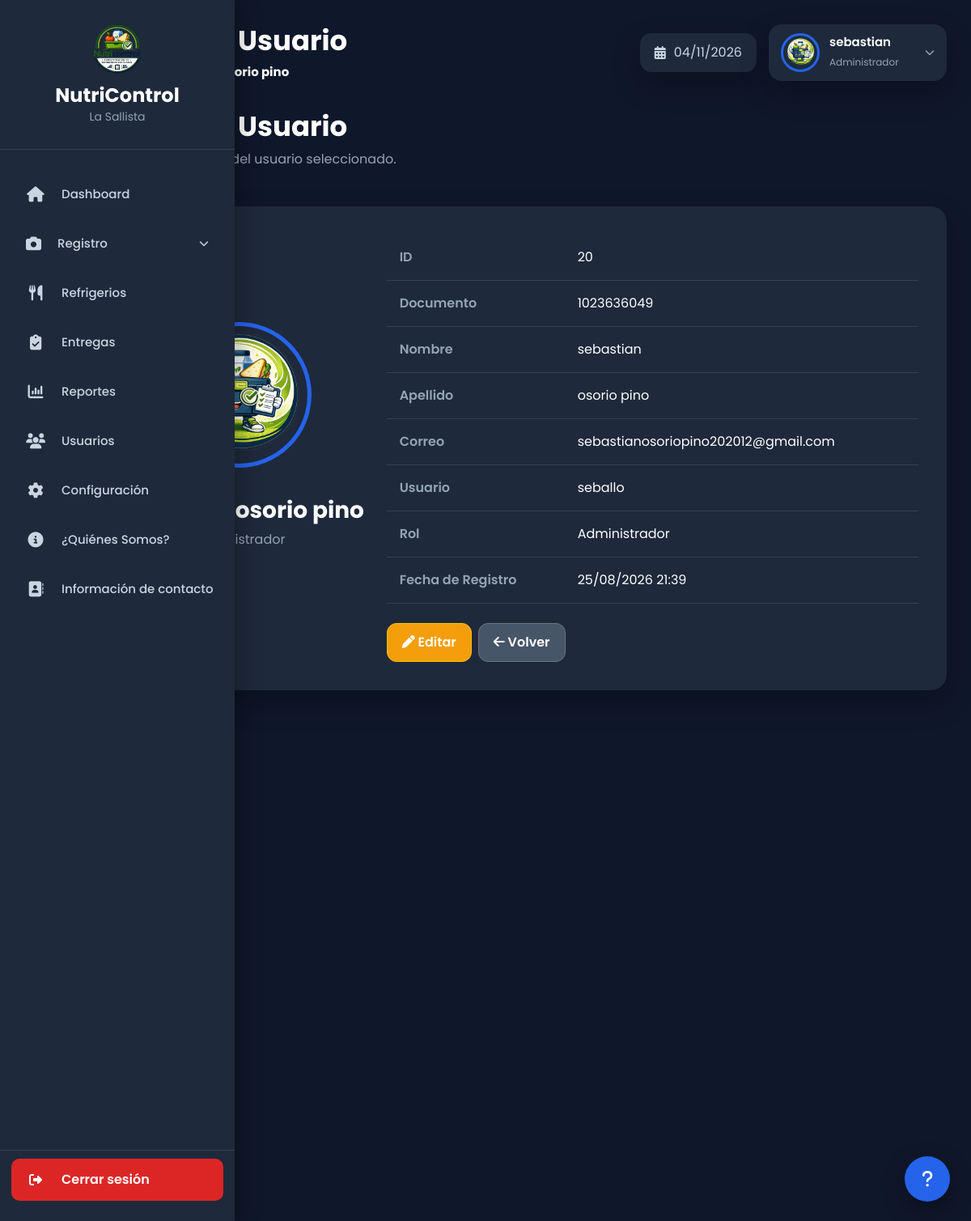
Screenshot of /index.php?url=usuarios/detalle/20 (signed in) with the database file from the repository.
### tables this page shows
CREATE TABLE `usuarios` (
  `id` int(11) NOT NULL,
  `nombre` varchar(80) NOT NULL,
  `apellido` varchar(80) NOT NULL,
  `grado` varchar(20) NOT NULL DEFAULT 'No definido',
  `documento` varchar(30) NOT NULL,
  `correo` varchar(120) NOT NULL,
  `usuario` varchar(50) NOT NULL,
  `password` varchar(255) NOT NULL,
  `avatar` varchar(255) DEFAULT 'avatar1.png',
  `rol` varchar(30) NOT NULL DEFAULT 'estudiante',
  `fecha_registro` timestamp NOT NULL DEFAULT current_timestamp()
);

### app/core/Controller.php (called while the page is built, shortened)
<?php
abstract class Controller
{
    protected function view(string $view, array $data = []): void
    {
        extract($data);
        $archivo = VIEW_PATH . '/' . $view . '.php';
        require $archivo;
    }
}

### app/controllers/UsuariosController.php (called while the page is built, shortened)
<?php
require_once APP_PATH . '/core/Controller.php';
require_once MODEL_PATH . '/Usuario.php';
class UsuariosController extends Controller
{
    private Usuario $usuarioModel;
    public function __construct()
    {
        $this->usuarioModel = new Usuario();
    }
    public function detalle(int $id): void
    {
        $usuario = $this->usuarioModel->obtenerPorId($id);
        $this->view('usuarios/detalle', [
            'usuario' => $usuario
        ]);
    }
}

### app/core/Router.php (called while the page is built, shortened)
<?php
class Router
{
    public function ejecutar(): void
    {
        $url = $_GET['url'] ?? '';
        $url = trim($url, '/');
        if ($url === '') {
            $controlador = 'AuthController';
            $metodo = 'index';
            $parametros = [];
        } else {
            $partes = explode('/', $url);
            $metodo = $partes[1] ?? 'index';
            $parametros = array_slice($partes, 2);
        }
        $objeto = new $controlador();
        call_user_func_array(
            [$objeto, $metodo],
            $parametros
        );
    }
}

### index.php (called while the page is built, shortened)
<?php
require_once APP_PATH . '/core/Router.php';
$router = new Router();
$router->ejecutar();

### app/models/Database.php (called while the page is built)
<?php
class Database
{
    private static ?PDO $conexion = null;
    public static function conectar(): PDO
    {
        if (self::$conexion === null) {
            $dsn = "mysql:host=" . DB_HOST .
                   ";dbname=" . DB_NAME .
                   ";charset=" . DB_CHARSET;
            try {
                self::$conexion = new PDO(
                    $dsn,
                    DB_USER,
                    DB_PASS,
                    [
                        PDO::ATTR_ERRMODE => PDO::ERRMODE_EXCEPTION,
                        PDO::ATTR_DEFAULT_FETCH_MODE => PDO::FETCH_ASSOC,
                        PDO::ATTR_EMULATE_PREPARES => false
                    ]
                );
            } catch (PDOException $e) {
                exit('Error de conexión: ' . $e->getMessage());
            }
        }
        return self::$conexion;
    }
}

### app/core/Model.php (called while the page is built, shortened)
<?php
require_once MODEL_PATH . '/Database.php';
abstract class Model
{
    protected PDO $db;
    public function __construct()
    {
        $this->db = Database::conectar();
    }
    protected function prepare(string $sql): PDOStatement
    {
        return $this->db->prepare($sql);
    }
    protected function fetch(PDOStatement $stmt): array|false
    {
        return $stmt->fetch();
    }
    protected function execute(PDOStatement $stmt, array $params = []): bool
    {
        return $stmt->execute($params);
    }
}

### app/models/Usuario.php (called while the page is built, shortened)
<?php
require_once APP_PATH . '/core/Model.php';
class Usuario extends Model
{
    public function obtenerPorId(int $id): array|false
    {
        $stmt = $this->prepare("
            SELECT *
            FROM usuarios
            WHERE id = :id
            LIMIT 1
        ");
        $this->execute($stmt, [
            ':id' => $id
        ]);
        return $this->fetch($stmt);
    }
}

### app/views/usuarios/detalle.php (the view)
<?php
$titulo = 'Detalle del Usuario';
require APP_PATH . '/views/layouts/header.php';
require APP_PATH . '/views/layouts/sidebar.php';
?>
<div class="main-content fade-in">
<?php require APP_PATH . '/views/layouts/topbar.php'; ?>
<div class="page-header">
    <div>
        <h2>Detalle del Usuario</h2>
        <p>Información completa del usuario seleccionado.</p>
    </div>
</div>
<div class="detail-card">
<div class="row align-items-center">
<div class="col-md-4 text-center">
<img
src="<?= BASE_URL ?>public/img/avatars/<?= htmlspecialchars($usuario['avatar']) ?>"
class="detail-avatar"
alt="Avatar">
<h3 class="detail-title mt-3">
<?= htmlspecialchars($usuario['nombre']) ?>
<?= htmlspecialchars($usuario['apellido']) ?>
</h3>
<p class="detail-subtitle">
<?= htmlspecialchars($usuario['rol']) ?>
</p>
</div>
<div class="col-md-8">
<table class="detail-table">
<tr>
<th>ID</th>
<td><?= $usuario['id'] ?></td>
</tr>
<tr>
<th>Documento</th>
<td><?= htmlspecialchars($usuario['documento']) ?></td>
</tr>
<tr>
<th>Nombre</th>
<td><?= htmlspecialchars($usuario['nombre']) ?></td>
</tr>
<tr>
<th>Apellido</th>
<td><?= htmlspecialchars($usuario['apellido']) ?></td>
</tr>
<tr>
<th>Correo</th>
<td><?= htmlspecialchars($usuario['correo']) ?></td>
</tr>
<tr>
<th>Usuario</th>
<td><?= htmlspecialchars($usuario['usuario']) ?></td>
</tr>
<tr>
<th>Rol</th>
<td><?= htmlspecialchars($usuario['rol']) ?></td>
</tr>
<tr>
<th>Fecha de Registro</th>
<td><?= date('d/m/Y H:i', strtotime($usuario['fecha_registro'])) ?></td>
</tr>
</table>
<div class="mt-4 d-flex gap-2">
<a
href="<?= BASE_URL ?>index.php?url=usuarios/editar/<?= $usuario['id'] ?>"
class="btn btn-warning">
<i class="fa-solid fa-pen"></i>
Editar
</a>
<a
href="<?= BASE_URL ?>index.php?url=usuarios"
class="btn btn-secondary">
<i class="fa-solid fa-arrow-left"></i>
Volver
</a>
</div>
</div>
</div>
</div>
</div>
<?php
require APP_PATH . '/views/layouts/footer.php';
?>

### app/views/layouts/header.php (shortened to what this page needs)
<!DOCTYPE html>
<html lang="es">
<head>
    <link
        href="https://cdn.jsdelivr.net/npm/bootstrap@5.3.7/dist/css/bootstrap.min.css"
        rel="stylesheet"
    >
    <link
        rel="stylesheet"
        href="https://cdnjs.cloudflare.com/ajax/libs/font-awesome/6.7.2/css/all.min.css"
    >
    <link
        rel="stylesheet"
        href="<?= BASE_URL ?>public/css/dashboard.css"
    >
    <link
        rel="stylesheet"
        href="<?= BASE_URL ?>public/css/formularios.css"
    >
    <link
        rel="stylesheet"
        href="<?= BASE_URL ?>public/css/usuarios.css"
    >
    <link
        rel="stylesheet"
        href="<?= BASE_URL ?>public/css/estudiantes.css"
    >
    <link
        rel="stylesheet"
        href="<?= BASE_URL ?>public/css/refrigerios.css"
    >
    <link
        rel="stylesheet"
        href="<?= BASE_URL ?>public/css/entregas.css"
    >
    <link
    rel="stylesheet"
    href="<?= BASE_URL ?>public/css/registro_fotografico.css"
>
    <link
        rel="stylesheet"
        href="<?= BASE_URL ?>public/css/reportes.css"
    >
    <link
        rel="stylesheet"
        href="<?= BASE_URL ?>public/css/configuracion.css"
    >
    <link
        rel="stylesheet"
        href="<?= BASE_URL ?>public/css/responsive.css"
    >
    <link
        rel="stylesheet"
        href="<?= BASE_URL ?>public/css/ayuda.css"
    >
    <link
        rel="stylesheet"
        href="<?= BASE_URL ?>public/css/sidebar.css"
    >
</head>
<body>
<div class="app">

### app/views/layouts/sidebar.php (shortened to what this page needs)
<?php
$rolUsuario = $_SESSION['usuario']['rol'] ?? '';
?>
<div class="sidebar" id="sidebar">
    <div class="sidebar-logo">
        <img src="<?= BASE_URL ?>public/img/logo.png" alt="Logo">
    </div>
    <ul class="sidebar-menu">
        <li>
            <a href="<?= BASE_URL ?>index.php?url=dashboard" title="Dashboard">
                <i class="fa-solid fa-house"></i>
            </a>
        </li>
        <?php
        $rolesRegistro = [
            'Supervisor',
            'Administrador',
            'Super Administrador'
        ];
        $puedeVerRegistro = in_array($rolUsuario, $rolesRegistro, true);
        $urlActual = $_GET['url'] ?? '';
        $registroAbierto = strpos($urlActual, 'registro') === 0;
        ?>
        <?php if ($puedeVerRegistro): ?>
            <li class="registro-dropdown <?= $registroAbierto ? 'open' : '' ?>">
                <button
                    type="button"
                    class="registro-dropdown-toggle"
                    id="registroDropdownToggle"
                    title="Registro"
                    aria-expanded="<?= $registroAbierto ? 'true' : 'false' ?>"
                >
                    <i class="fa-solid fa-camera"></i>
                </button>
            </li>
        <?php endif; ?>
        <li>
            <a href="<?= BASE_URL ?>index.php?url=refrigerios" title="Refrigerios">
                <i class="fa-solid fa-utensils"></i>
            </a>
        </li>
        <li>
            <a href="<?= BASE_URL ?>index.php?url=entregas" title="Entregas">
                <i class="fa-solid fa-clipboard-check"></i>
            </a>
        </li>
        <li>
            <a href="<?= BASE_URL ?>index.php?url=reportes" title="Reportes">
                <i class="fa-solid fa-chart-column"></i>
            </a>
        </li>
        <li>
            <a href="<?= BASE_URL ?>index.php?url=usuarios" title="Usuarios">
                <i class="fa-solid fa-users"></i>
            </a>
        </li>
        <li>
            <a href="<?= BASE_URL ?>index.php?url=configuracion" title="Configuración">
                <i class="fa-solid fa-gear"></i>
            </a>
        </li>
        <li>
            <a href="<?= BASE_URL ?>index.php?url=nosotros" title="¿Quiénes Somos?">
                <i class="fa-solid fa-circle-info"></i>
            </a>
        </li>
        <li>
            <a href="<?= BASE_URL ?>index.php?url=contacto" title="Información de contacto">
                <i class="fa-solid fa-address-book"></i>
            </a>
        </li>
    </ul>
    <div class="sidebar-footer">
        <a
            href="<?= BASE_URL ?>index.php?url=auth/logout"
            title="Cerrar sesión"
        >
            <i class="fa-solid fa-right-from-bracket"></i>
        </a>
    </div>
</div>

### app/views/layouts/topbar.php (shortened to what this page needs)
<div class="topbar">
    <div class="topbar-left">
        <h1><?= $titulo ?? APP_NAME ?></h1>
        <span>
            <strong>
                <?= $_SESSION['usuario']['apellido'] ?>
            </strong>
        </span>
    </div>
    <div class="topbar-right">
        <div class="topbar-date">
            <i class="fa-solid fa-calendar-days"></i>
            <?= date('d/m/Y') ?>
        </div>
        <div class="topbar-user-container">
    <button
        type="button"
        class="topbar-user"
        id="topbar-user-button">
        <img
            src="<?= BASE_URL ?>public/img/avatars/<?= htmlspecialchars($_SESSION['usuario']['avatar'] ?? 'avatar1.png') ?>"
            alt="Foto de perfil">
        <div class="topbar-user-info">
            <h4>
                <?= htmlspecialchars($_SESSION['usuario']['nombre'] ?? 'Usuario') ?>
            </h4>
            <span>
                <?= htmlspecialchars($_SESSION['usuario']['rol'] ?? 'Usuario') ?>
            </span>
        </div>
        <i
            class="fa-solid fa-chevron-down topbar-user-arrow">
        </i>
    </button>
</div>
    </div>
</div>

### app/views/layouts/footer.php (shortened to what this page needs)
</div>
<?php if (isset($_SESSION['usuario'])): ?>
<button
    type="button"
    class="help-floating-button"
    id="help-floating-button"
    aria-label="Abrir ayuda"
    title="Ayuda"
>
    <i class="fa-solid fa-question"></i>
</button>
<?php endif; ?>
</body>
</html>

### public/css/usuarios.css (style rules this page uses)
.page-header { display:flex; justify-content:space-between; align-items:center; gap:20px; margin-bottom:30px; flex-wrap:wrap; }
.page-header h2 { color:#fff; font-size:34px; font-weight:700; margin:0; }
.page-header p { color:#94a3b8; margin-top:8px; }

### public/css/estudiantes.css (style rules this page uses)
.page-header { display:flex; justify-content:space-between; align-items:center; gap:20px; margin-bottom:30px; flex-wrap:wrap; }
.page-header h2 { color:#fff; font-size:34px; font-weight:700; margin:0; }
.page-header p { color:#94a3b8; margin-top:8px; }

### public/css/refrigerios.css (style rules this page uses)
.page-header { display:flex; justify-content:space-between; align-items:center; gap:20px; margin-bottom:30px; flex-wrap:wrap; }
.page-header h2 { color:#fff; font-size:34px; font-weight:700; margin:0; }
.page-header p { color:#94a3b8; margin-top:8px; }

### public/css/entregas.css (style rules this page uses)
.page-header { display:flex; justify-content:space-between; align-items:center; gap:20px; margin-bottom:30px; flex-wrap:wrap; }
.page-header h2 { color:#fff; font-size:34px; font-weight:700; margin:0; }
.page-header p { color:#94a3b8; margin-top:8px; }

### public/css/reportes.css (style rules this page uses)
.page-header { display:flex; justify-content:space-between; align-items:center; gap:20px; margin-bottom:30px; flex-wrap:wrap; }
.page-header h2 { color:#ffffff; font-size:34px; font-weight:700; margin:0; }
.page-header p { color:#94a3b8; margin-top:8px; }

### public/css/configuracion.css (style rules this page uses)
.page-header { display:flex; justify-content:space-between; align-items:center; gap:20px; margin-bottom:30px; flex-wrap:wrap; }
.page-header h2 { color:#ffffff; font-size:34px; font-weight:700; margin:0; }
.page-header p { color:#94a3b8; margin-top:8px; }

### public/css/responsive.css (style rules this page uses)
html, body { overflow-x:hidden; }
* { box-sizing:border-box; }
img { max-width:100%; height:auto; }
.main-content { width:100%; max-width:100%; overflow-x:hidden; }
.page-header { display:flex; justify-content:space-between; align-items:center; gap:20px; flex-wrap:wrap; }
.page-header>div { flex:1; min-width:280px; }

### public/css/ayuda.css (style rules this page uses)
.help-floating-button { position: fixed; right: 26px; bottom: 24px; width: 56px; height: 56px; border: 0; border-radius: 50%; background: #2563eb; color: #fff; display: flex; align-items: center; justify-content: center; font-size: 22px; cursor: pointer; z-index: 2100; box-shadow: 0 10px 28px rgba(0, 0, 0, .35); transition: transform .2s ease, box-shadow .2s ease, background .2s ease; }

### rows the page displays
usuarios: avatar (picture), nombre "sebastian", apellido "osorio pino", rol "Administrador", id "20", documento "1023636049", correo "sebastianosoriopino202012@gmail.com", usuario "seballo", fecha_registro "25/08/2026 21:39"

### other values shown
$titulo "Detalle del Usuario"
$_SESSION['usuario']['apellido'] "osorio pino"
$_SESSION['usuario']['nombre'] "sebastian"
$_SESSION['usuario']['rol'] "Administrador"
